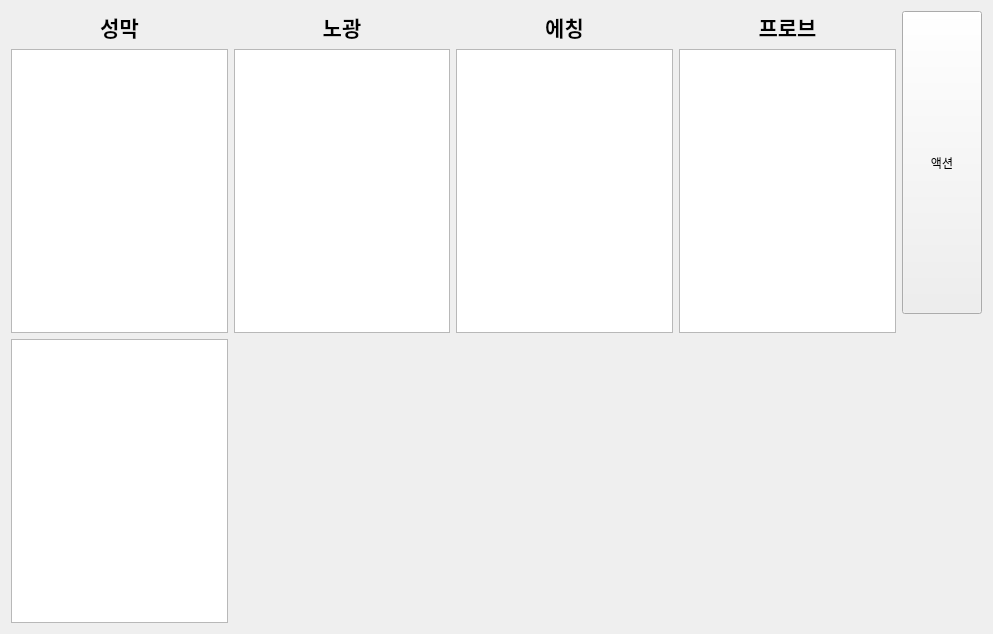
<?xml version="1.0" encoding="UTF-8"?>
<ui version="4.0">
 <class>operating_ratio_main</class>
 <widget class="QWidget" name="operating_ratio_main">
  <property name="geometry">
   <rect>
    <x>0</x>
    <y>0</y>
    <width>993</width>
    <height>634</height>
   </rect>
  </property>
  <property name="windowTitle">
   <string>Form</string>
  </property>
  <layout class="QGridLayout" name="gridLayout" rowstretch="0,0" columnstretch="1,0">
   <item row="0" column="1">
    <widget class="QPushButton" name="action_btn">
     <property name="sizePolicy">
      <sizepolicy hsizetype="Minimum" vsizetype="Minimum">
       <horstretch>0</horstretch>
       <verstretch>0</verstretch>
      </sizepolicy>
     </property>
     <property name="text">
      <string>액션</string>
     </property>
    </widget>
   </item>
   <item row="0" column="0" rowspan="2">
    <layout class="QGridLayout" name="gridLayout_2">
     <item row="0" column="1">
      <widget class="QLabel" name="label_2">
       <property name="font">
        <font>
         <pointsize>16</pointsize>
         <weight>75</weight>
         <bold>true</bold>
        </font>
       </property>
       <property name="text">
        <string>노광</string>
       </property>
       <property name="alignment">
        <set>Qt::AlignCenter</set>
       </property>
      </widget>
     </item>
     <item row="0" column="2">
      <widget class="QLabel" name="label_3">
       <property name="font">
        <font>
         <pointsize>16</pointsize>
         <weight>75</weight>
         <bold>true</bold>
        </font>
       </property>
       <property name="text">
        <string>에칭</string>
       </property>
       <property name="alignment">
        <set>Qt::AlignCenter</set>
       </property>
      </widget>
     </item>
     <item row="1" column="0">
      <widget class="QTableWidget" name="tableWidget"/>
     </item>
     <item row="1" column="1">
      <widget class="QTableWidget" name="tableWidget_2"/>
     </item>
     <item row="1" column="2">
      <widget class="QTableWidget" name="tableWidget_3"/>
     </item>
     <item row="1" column="3">
      <widget class="QTableWidget" name="tableWidget_4"/>
     </item>
     <item row="0" column="3">
      <widget class="QLabel" name="label_4">
       <property name="font">
        <font>
         <pointsize>16</pointsize>
         <weight>75</weight>
         <bold>true</bold>
        </font>
       </property>
       <property name="text">
        <string>프로브</string>
       </property>
       <property name="alignment">
        <set>Qt::AlignCenter</set>
       </property>
      </widget>
     </item>
     <item row="0" column="0">
      <widget class="QLabel" name="label">
       <property name="font">
        <font>
         <pointsize>16</pointsize>
         <weight>75</weight>
         <bold>true</bold>
        </font>
       </property>
       <property name="text">
        <string>성막</string>
       </property>
       <property name="alignment">
        <set>Qt::AlignCenter</set>
       </property>
      </widget>
     </item>
     <item row="2" column="0">
      <widget class="QTableWidget" name="tableWidget_5"/>
     </item>
    </layout>
   </item>
  </layout>
 </widget>
 <resources/>
 <connections/>
</ui>
